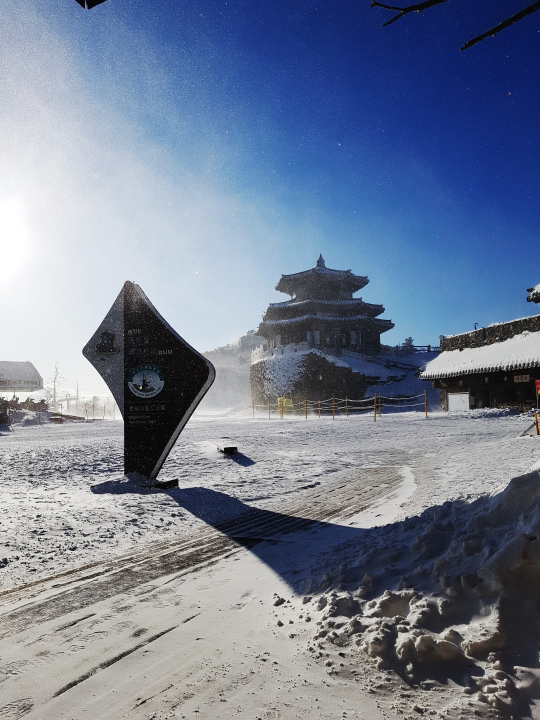
#> input picture python/mldl/main.jpg, 1080 x 1440 px (shown at 1/2 size)
$ python cv05.py
#> lines starting #> are read from the running program, lines starting #| are printed output that depends on the picture; after the words box and inside, x2 and y2 are one past the last pixel; in counts of white or black regions, pixels touching at a corner belong together
import cv2
import matplotlib.pyplot as plt

image = cv2.imread('main.jpg', cv2.IMREAD_GRAYSCALE)
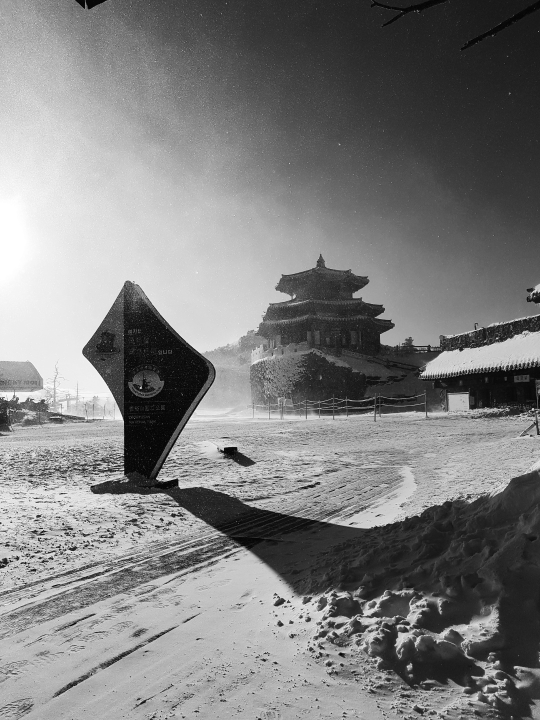
#> image: shape (1440, 1080) (shown at 1/2 size); min 0, max 255, mean 126.2

images = []
ret, thres1 = cv2.threshold(image, 127, 255, cv2.THRESH_BINARY)
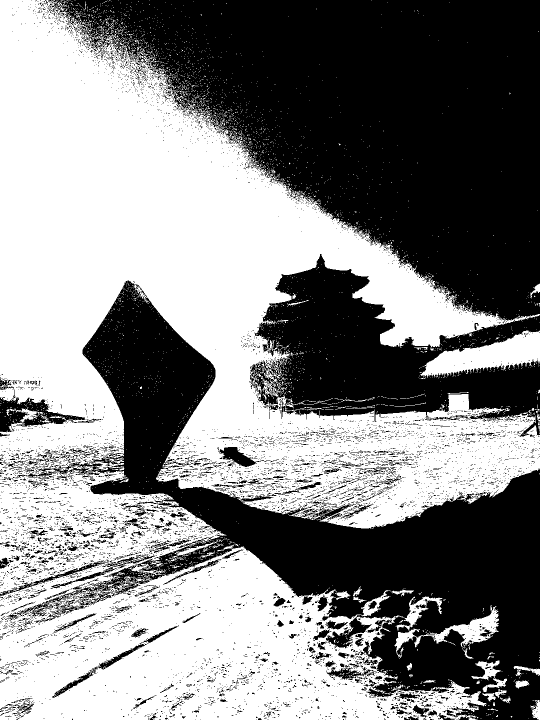
#> thres1: shape (1440, 1080) (shown at 1/2 size); 51.9% white; 8170 black regions (7761 under 20 px), largest, box (x1, y1, x2, y2) and area: (96, 0, 1080, 641) 349230, (26, 561, 1080, 1440) 241590, (498, 508, 1080, 874) 96912
ret, thres2 = cv2.threshold(image, 127, 255, cv2.THRESH_BINARY_INV)
ret, thres3 = cv2.threshold(image, 127, 255, cv2.THRESH_TRUNC)
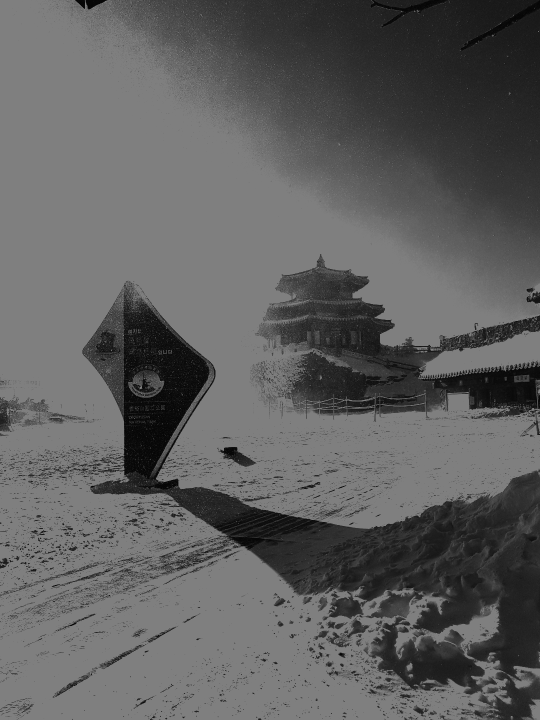
#> thres3: shape (1440, 1080) (shown at 1/2 size); min 0, max 127, mean 95
ret, thres4 = cv2.threshold(image, 127, 255, cv2.THRESH_TOZERO)
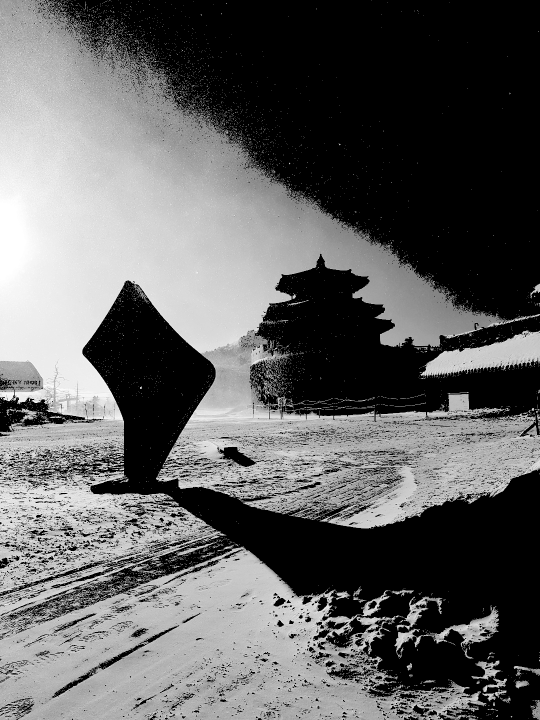
#> thres4: shape (1440, 1080) (shown at 1/2 size); min 0, max 255, mean 97.1
ret, thres5 = cv2.threshold(image, 127, 255, cv2.THRESH_TOZERO_INV)
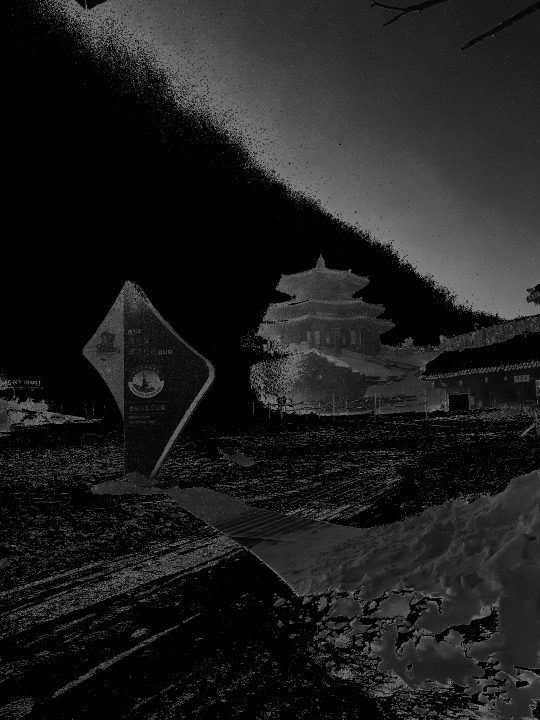
#> thres5: shape (1440, 1080) (shown at 1/2 size); min 0, max 127, mean 29.1
images.append(thres1)
images.append(thres2)
images.append(thres3)
images.append(thres4)
images.append(thres5)

# for i in images:
#   plt.imshow(cv2.cvtColor(i, cv2.COLOR_GRAY2RGB))
#   plt.show()

grayimg=cv2.imread('indo.jpg', cv2.IMREAD_GRAYSCALE)
#> (the run stopped early here; a loop or call above may not have finished)
